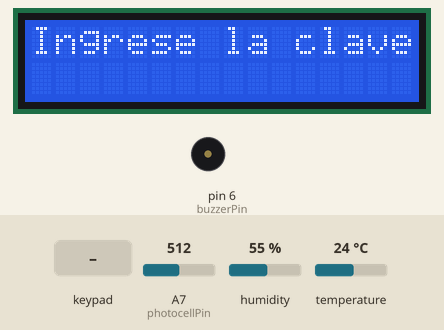
A sketch run on a simulated Arduino Mega 2560, built with avr-gcc and run on an emulated ATmega2560. Parts: 16×2 character LCD, buzzer (waves = sounding, pin HIGH). The test bench sets the inputs (shaded band); at power-on: A7 (photocellPin) = 512, humidity 55 %, temperature 24 °C. What the sketch prints to the serial monitor is not drawn.

Above: at 1.87 s.
2.3 s: keypad keys 1 2 3 4 * pressed 0.4 s apart
At 3.66 s:
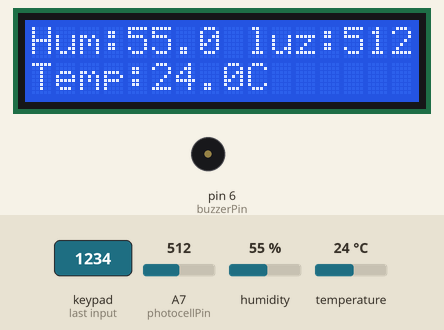
5.8 s: key '1' pressed
At 6.62 s:
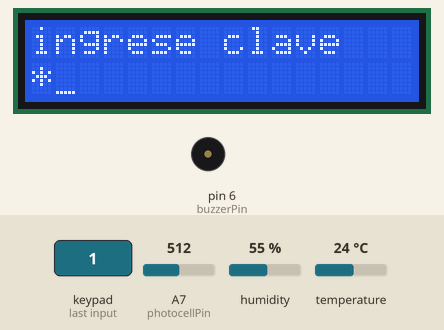
8.2 s: keypad keys 4 7 4 5 4 3 4 1 pressed 0.4 s apart
At 8.37 s:
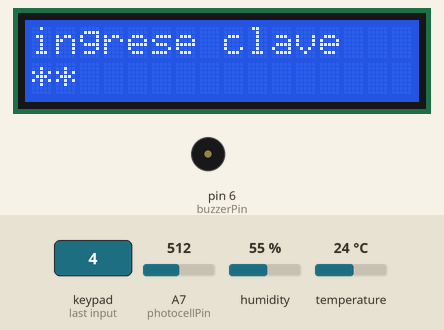

Measured:
- after the input at 2.3 s, the display: first changes at once (image 1 shows a later state)
- after the input at 5.8 s, the display: first differs from a run without the input after 0.70 s (image 2)
- after the input at 8.2 s, the display: first changes at once (image 3 shows a later state)

The sketch:

TrabajoFinalArqui.ino
```cpp
// (licence header left out)
#include <LiquidCrystal.h>
#include <Keypad.h>
#include <Servo.h>
#include <DHT.h>
#define DHTPIN 7 // Pin al que está conectado el sensor DHT
#define DHTTYPE DHT11 // Tipo de sensor DHT
#define photocellPin A7 // Pin al que está conectado el sensor de luz
#define buzzerPin 6 // Pin al que está conectado el buzzer
#define trackerPin 4 // Pin al que está conectado el tracker
#define hallPin A4 // Pin al que está conectado el hall

DHT dht(DHTPIN, DHTTYPE); // Objeto DHT
/* ------Configuracion del LCD------ */
LiquidCrystal lcd(30, 31, 32, 33, 34, 35);
/* ------Configuracion del Teclado------ */
const byte KEYPAD_ROWS = 4;
const byte KEYPAD_COLS = 4;
byte rowPins[KEYPAD_ROWS] = {47, 45, 43, 41};
byte colPins[KEYPAD_COLS] = {A3, A2, A1, A0};
char keys[KEYPAD_ROWS][KEYPAD_COLS] = {
  {'1', '2', '3', '+'},
  {'4', '5', '6', '-'},
  {'7', '8', '9', '*'},
  {'.', '0', '=', '/'}
};
Keypad keypad = Keypad(makeKeymap(keys), rowPins, colPins, KEYPAD_ROWS, KEYPAD_COLS);

/* Password variables */
const String correctPasscode = "1234"; // Clave correcta
const int maxAttempts = 3; // Número máximo de intentos
bool passwordCorrect = false; // true si la contraseña es correcta
int attempts = 0;//intentos
unsigned long passTime = 0;
const unsigned long maxInputTime = 10000; // Tiempo máximo de espera para ingresar la contraseña (en milisegundos)
/* Variables de cambio de estado */
unsigned long state3StartTime = 0; // Almacena el tiempo en milisegundos cuando se entra al State_4
const unsigned long state3Duration = 20000; // Duración en milisegundos para permanecer en el State_4
unsigned long state2StartTime = 0; // Almacena el tiempo en milisegundos cuando se entra al State_2
const unsigned long state2Duration = 5000; // Duración en milisegundos para permanecer en el State_2
const unsigned long state2Duration2 = 10000; // Duración en milisegundos para permanecer en el State_2
unsigned long state4StartTime = 0; // Almacena el tiempo en milisegundos cuando se entra al State_5

/* Variables humedad temperatura y luz */
float humedad = 0.0f;
float temp = 0.0f;
int luz = 0;

/* tracker variables */
const int threshold = 800; // Umbral de detección (ajusta este valor según tu sensor)
/**************************/

/**
*@brief lanza mensaje de bienvenida
*@return imprime en lcd mensaje de bienvenida
*/
/*
* NAME: showSplashScreen
*----------------------------------------------------------------------------
* PARAMS:
* return:   none
*----------------------------------------------------------------------------
* PURPOSE:
* Mostrar mensaje de bienvenida al usuario
*----------------------------------------------------------------------------
* NOTE:
*
*/
void showSplashScreen() {
  String message = "Bienvenido";
  for (byte i = 0; i < message.length(); i++) {
    lcd.print(message[i]);
    delay(50);
  }
  delay(500);
}

/* Definición de los estados posibles */
enum Estado {
  InicitialState,
  State_2,
  State_3,
  State_4
};
// Variable que guarda el estado actual
Estado estadoActual;
/*
* NAME: updateCursor
*----------------------------------------------------------------------------
* PARAMS:
* return:   none
*----------------------------------------------------------------------------
* PURPOSE:
* Mostrar mensaje de bienvenida al usuario
*----------------------------------------------------------------------------
* NOTE:
*
*/
void updateCursor() {
  if (millis() / 250 % 2 == 0 ) {
    lcd.cursor();
  } else {
    lcd.noCursor();
  }
}

void setup() {
  Serial.begin(9600);
  //bienvenida
  showSplashScreen();
  //ingreso de clave
  lcd.begin(16, 2);
  lcd.print("Ingrese la clave");
  lcd.setCursor(0, 1);
  //ingresar al estado inicial
  estadoActual = InicitialState;
  /* Congiguracion de las entradas digitales de los diferentes sensores */
  pinMode(buzzerPin, OUTPUT);
  pinMode(trackerPin, INPUT);
  pinMode(hallPin, INPUT);
  pinMode(DHTPIN, INPUT);
  //inicializar dht
  dht.begin();
}

void loop() {
  updateCursor();
  Estado siguienteEstado = estadoActual;
  /* Alternar entre estados */
  Serial.println(estadoActual);
  switch (estadoActual) {
    case InicitialState:
      siguienteEstado = estado1();
      if(validatePasscode() != -1){
        siguienteEstado = validatePasscode(); // Llama a la función para validar la contraseña y obtener el siguiente estado
      }
    break;
    case State_2:
      siguienteEstado = estado2();
    break;
    case State_3:
      siguienteEstado = estado3();
    break;
    case State_4:
      siguienteEstado = estado4();
    break;
    default: break;
  }
  // Actualizar el estado actual si ha cambiado
  if (siguienteEstado != estadoActual) {
    estadoActual = siguienteEstado;
    passTime        = millis();
    state2StartTime = millis(); // inicializar conteo para esatdo 2
    state3StartTime = millis(); // inicializar conteo para esatdo 3
    state4StartTime = millis(); // inicializar conteo para esatdo 4
  }
}
/**
*@brief metodo para validar la contraseña ingresada por el usuario
*@param key digito ingresado en keypad
*@return State_3 o si la clave es verdadera
*/
/*
* NAME: validatePasscode
*----------------------------------------------------------------------------
* PARAMS:
* return:  -1.
*----------------------------------------------------------------------------
* PURPOSE:
* Validar si la clave es verídica o no y redirigir al estado correspondiente
*----------------------------------------------------------------------------
* NOTE:
*
*/
int validatePasscode() {
  static String passcodeInput;
  char key = keypad.getKey();
  if (key){
    lcd.print('*');
    passcodeInput += key;
    if (passcodeInput.length() == correctPasscode.length()) {
      if (passcodeInput == correctPasscode) {
        lcd.clear();
        lcd.print("Clave Correcta");
        attempts = 1; // Reiniciar los intentos después de una clave correcta
        passwordCorrect = true;
      } else {
        if (attempts < maxAttempts) {
          lcd.clear();
          lcd.print("Clave Incorrecta");
          delay(2000);
          lcd.clear();
          lcd.print("Ingrese clave:");
          lcd.setCursor(0, 1);
          passcodeInput = ""; // Reiniciar la entrada de la contraseña incorrecta
          attempts++;
        }
        passwordCorrect = false;
      }
    }
  }
  if ((millis() - passTime) > maxInputTime) {
    lcd.clear();
    lcd.print("Limite excedido");
    delay(2000);
    passcodeInput = ""; // Reiniciar la entrada de la contraseña
    passTime = 0; // Reiniciar el tiempo de inicio
    return State_3;
  }
  return -1;
}
/**
*@brief imprime en lcd los datos obtenidos en obtenerHumTempLuz(), lcd -> 16x2
**/
/*
* NAME: displayDht
*----------------------------------------------------------------------------
* PARAMS:
* return:   none
*----------------------------------------------------------------------------
* PURPOSE:
* Mostrar mensaje en el LCD correspondiente a la temperatura, humedad y luz.
*----------------------------------------------------------------------------
* NOTE:
*
*/
void displayDht(){
  humedad = dht.readHumidity();
  temp = dht.readTemperature();
  luz = analogRead(photocellPin);
   lcd.setCursor(0, 0);
   lcd.print("Hum:");
   lcd.setCursor(4, 0);
   lcd.print(humedad,1);
   lcd.setCursor(0, 1);
   lcd.print("Temp:");
   lcd.setCursor(5, 1);
   lcd.print(temp);
   lcd.setCursor(9, 1);
   lcd.print("C");
   lcd.setCursor(9, 0);
   lcd.print("luz:");
   lcd.setCursor(13, 0);
   lcd.print(luz);
   Serial.println(temp);
}
/*
* NAME: valorHall
*----------------------------------------------------------------------------
* PARAMS:
* return:   sensorValue
*----------------------------------------------------------------------------
* PURPOSE:
* Leer el valor analógico del sensor y mostrarlo
*----------------------------------------------------------------------------
* NOTE:
*
*/
int valorHall(){
  int sensorValue = analogRead(hallPin);  // Leer el valor analógico del sensor
  //Serial.println(sensorValue);
  return sensorValue;
}
/*
* NAME: trackerProximidad
*----------------------------------------------------------------------------
* PARAMS:
* return:   sensorValue
*----------------------------------------------------------------------------
* PURPOSE:
* Leer el valor del sensor
*----------------------------------------------------------------------------
* NOTE:
*
*/
bool trackerProximidad() {
  bool sensorValue = digitalRead(trackerPin);
  return sensorValue;
}

/*
* NAME: estado1
*----------------------------------------------------------------------------
* PARAMS:
* return:   InicitialState
*----------------------------------------------------------------------------
* PURPOSE:
* Validar contraseña y conteo de intentos
*----------------------------------------------------------------------------
* NOTE:
*
*/
int estado1(){
//estado inicial, validar contraseña contraseña
  //Serial.println(attempts);
  if (passwordCorrect == true){
    Serial.println("true");
    attempts = 1; // reiniciar intentos
    return State_2;
  }
  else if(attempts >= maxAttempts){
    //Serial.println("dentro");
    return State_3;
  }
  return InicitialState;
}
/*
* NAME: estado2()
*----------------------------------------------------------------------------
* PARAMS:
* return:   State_3/ State_4/ State_2
*----------------------------------------------------------------------------
* PURPOSE:
* lectura de humedad y luz, activación del buzzer y direccionamiento al correspondiente estado.
*----------------------------------------------------------------------------
* NOTE:
*
*/
int estado2(){
//lectura de humedad y luz
  Serial.println("estado 2");
  lcd.clear();
  displayDht();
  if (temp > 30) {
    tone(buzzerPin, 1000, 200); // Encender el buzzer
    lcd.clear();
    lcd.print("Temperatura > 32.0fC");
    //cambiar de estado si pasa de 20 segundos
    if (millis() - state2StartTime > state2Duration2) {
      Serial.println("20 segundos");
      noTone(buzzerPin);
      state2StartTime = 0; // Reinicia el tiempo para el próximo ciclo en el State_2
      return State_3;
    }
  }
  if (millis() - state2StartTime >= 2500) {
    Serial.println("pasa a 3");
    return State_4;
  }
  delay(100);
  return State_2;
}
/*
* NAME: estado3
*----------------------------------------------------------------------------
* PARAMS:
* return:   State_4/State_3
*----------------------------------------------------------------------------
* PURPOSE:
* Bloqueo de la máquina y redireccionamiento al respectivo estado.
*----------------------------------------------------------------------------
* NOTE:
*
*/
int estado3(){
// Acciones cuando la máquina está bloqueada
  Serial.println("estado 3");
  char key = keypad.getKey();
  lcd.clear();
  lcd.print("Sistema bloqueado");
  // Comprueba si ha transcurrido el tiempo necesario para la transición al State_4
  if (millis() - state3StartTime >= state3Duration) {
    return State_4;
    attempts = 0; // Reinicia el contador de intentos
  }
  if(key && key == '*'){
    attempts = 0;
    passwordCorrect = false;
    lcd.clear();
    lcd.println("ingrese clave");
    lcd.setCursor(0, 1);
    return InicitialState;
  }
  delay(100);
  return State_3;
}
/*
* NAME: estado4
*----------------------------------------------------------------------------
* PARAMS:
* return:   State_3/State_2/State_4
*----------------------------------------------------------------------------
* PURPOSE:
* administrar el estado de los sensores hall y tracker, redireccionar al estado correspondiente.
*----------------------------------------------------------------------------
* NOTE:
*
*/
int estado4() {
// Estado sensores hall y tracker
  lcd.clear();
  Serial.println("estado 4");
  lcd.print("Sensor activo...");
  //Serial.println(valorHall());
  // Verificar si se ha alcanzado el tiempo para cambiar al Estado 3
  if (valorHall() < threshold) {
    lcd.clear();
    lcd.print("Objeto detectado");  // Imprimir un mensaje si el objeto es detectado
    Serial.println("pasa a 2");
    return State_3;
  }
  // Verificar si se ha alcanzado el tiempo para cambiar al Estado 2
  if (millis() - state4StartTime >= 1500) {
    //state4StartTime = 0; // Reiniciar el tiempo para el Estado 4
    Serial.println("pasa a 1");
    return State_2;
  }
  // Permanecer en el Estado 4
  delay(100);
  return State_4;
}
```
